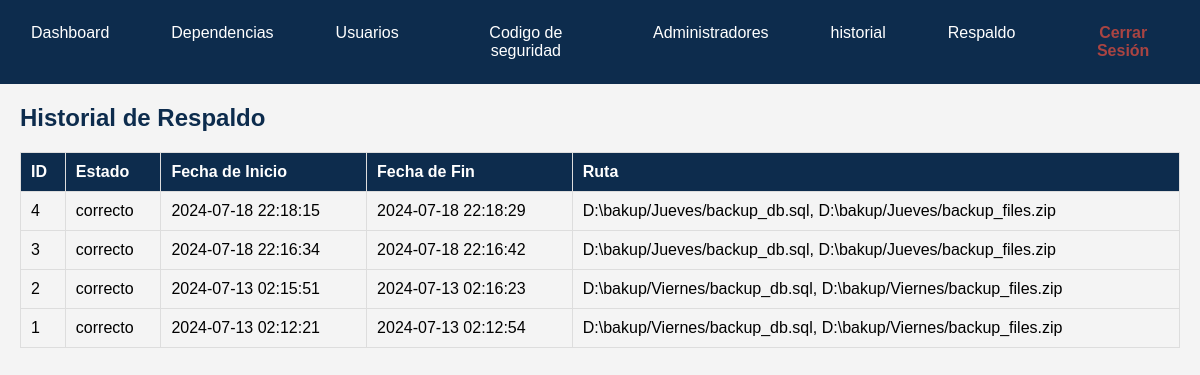
The app's page /admin/respaldo/historial_respaldo.php (signed in) with its own data.
### tables this page shows
CREATE TABLE `respaldo` (
  `id` int(11) NOT NULL,
  `estado` enum('correcto','incorrecto') NOT NULL,
  `fecha_inicio` timestamp NOT NULL DEFAULT current_timestamp(),
  `fecha_fin` timestamp NULL DEFAULT NULL,
  `ruta` varchar(255) NOT NULL
);

### admin/respaldo/historial_respaldo.php (the view, shortened to what this page needs)
<?php
include '../conexion.php';
$sql = "SELECT * FROM respaldo ORDER BY fecha_inicio DESC";
$result = $conn->query($sql);
?>
<!DOCTYPE html>
<html lang="es">
<head>
    <link rel="stylesheet" href="../css/estilos.css">
</head>
<body>
    <?php include '../inicio/menu.php'; ?>
    <main>
        <h2>Historial de Respaldo</h2>
        <table class="modern-table">
            <thead>
                <tr>
                    <th>ID</th>
                    <th>Estado</th>
                    <th>Fecha de Inicio</th>
                    <th>Fecha de Fin</th>
                    <th>Ruta</th>
                </tr>
            </thead>
            <tbody>
                <?php while($row = $result->fetch_assoc()): ?>
                <tr>
                    <td><?php echo $row['id']; ?></td>
                    <td><?php echo $row['estado']; ?></td>
                    <td><?php echo $row['fecha_inicio']; ?></td>
                    <td><?php echo $row['fecha_fin']; ?></td>
                    <td><?php echo $row['ruta']; ?></td>
                </tr>
                <?php endwhile; ?>
            </tbody>
        </table>
    </main>
</body>
</html>

### admin/css/estilos.css (style rules this page uses)
body { font-family: Arial, sans-serif; background-color: #f4f4f4; margin: 0; padding: 0; }
main { margin: 20px; }
h2 { color: #0d2c4d; }
table.modern-table { width: 100%; border-collapse: collapse; margin-top: 20px; }
table.modern-table th, table.modern-table td { padding: 10px; border: 1px solid #ddd; text-align: left; }
table.modern-table th { background-color: #0d2c4d; color: white; }

### records on screen
respaldo: id "4", estado "correcto", fecha_inicio "2024-07-18 22:18:15", fecha_fin "2024-07-18 22:18:29", ruta "D:\\bakup/Jueves/backup_db.sql, D:\\bakup/Jueves/backup_files.zip"
respaldo: id "3", estado "correcto", fecha_inicio "2024-07-18 22:16:34", fecha_fin "2024-07-18 22:16:42", ruta "D:\\bakup/Jueves/backup_db.sql, D:\\bakup/Jueves/backup_files.zip"
respaldo: id "2", estado "correcto", fecha_inicio "2024-07-13 02:15:51", fecha_fin "2024-07-13 02:16:23", ruta "D:\\bakup/Viernes/backup_db.sql, D:\\bakup/Viernes/backup_files.zip"
respaldo: id "1", estado "correcto", fecha_inicio "2024-07-13 02:12:21", fecha_fin "2024-07-13 02:12:54", ruta "D:\\bakup/Viernes/backup_db.sql, D:\\bakup/Viernes/backup_files.zip"
